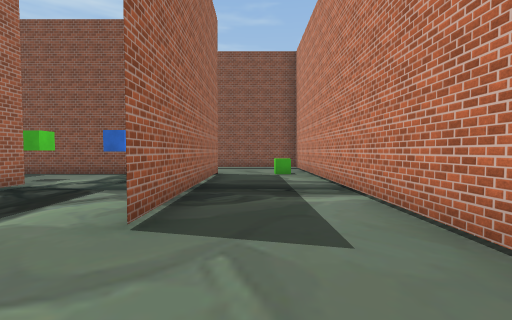
view 1 (above)

24 first-person views from a walk through a 3-D level made in the Unity game engine. The camera is 1.5 m above the floor, tilts 2° down and sees 90° across. The floor is counted in squares, 2 m on a side. Each view is taken from the middle of a square. On the plan, view 1 faces up. The plan holds only what a view shows up to about 9 squares ahead; the rest is blank. The player character is not drawn. Some surface patterns are stand-ins.

view 2
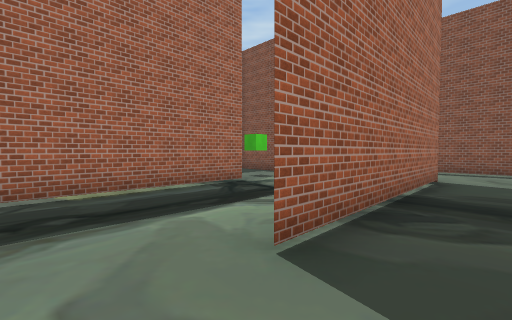

view 3
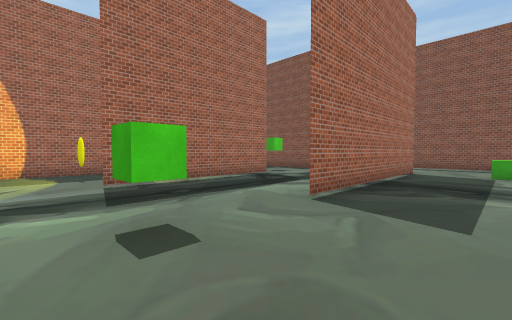

view 4
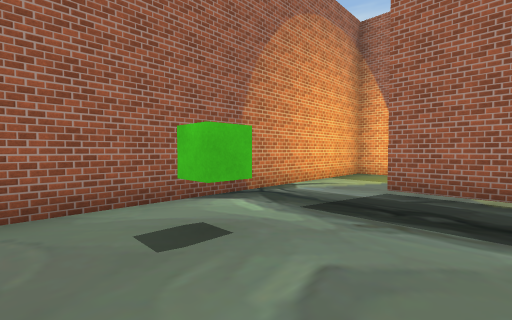

view 5
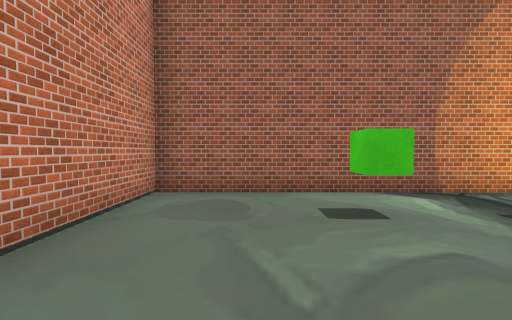

view 6
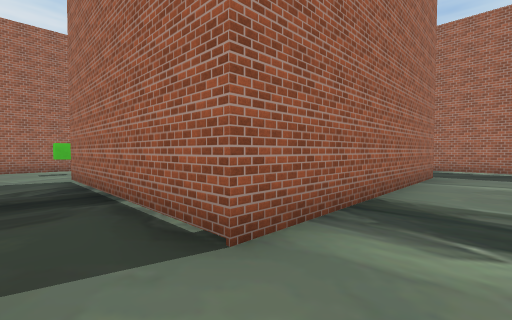

view 7
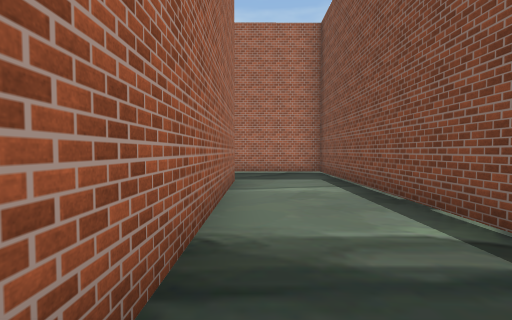

view 8
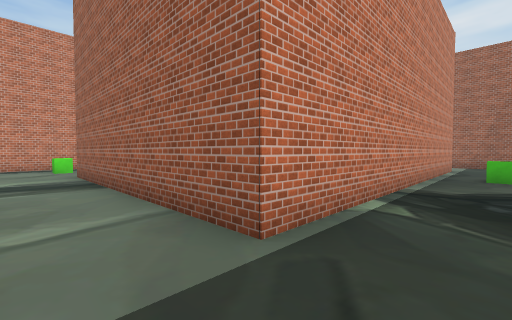

view 9
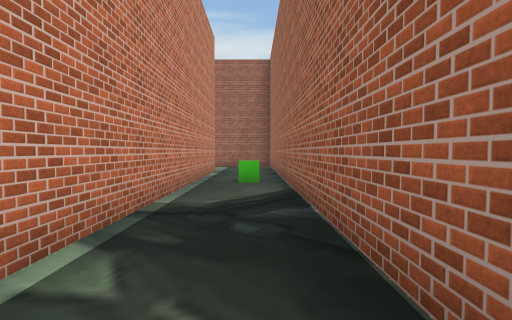

view 10
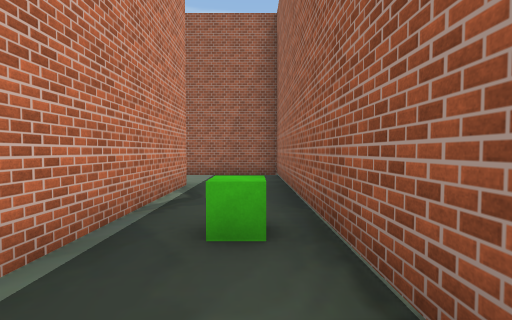

view 11
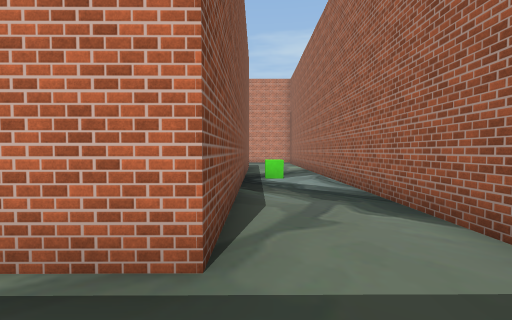

view 12
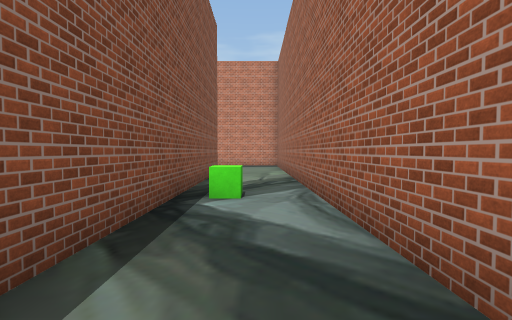

view 13
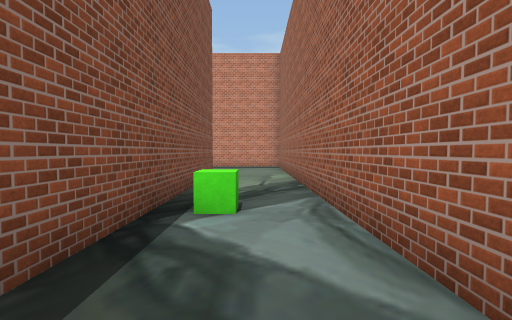

view 14
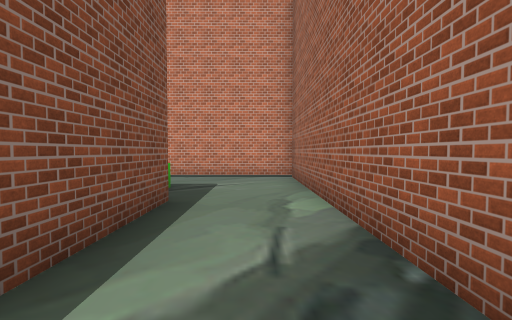

view 15
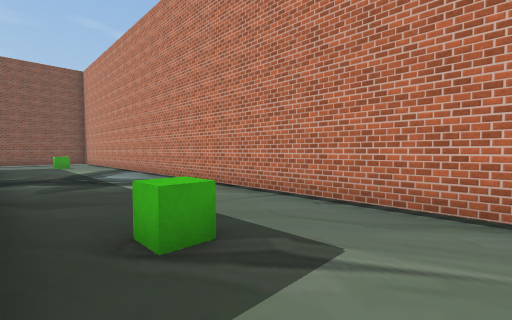

view 16
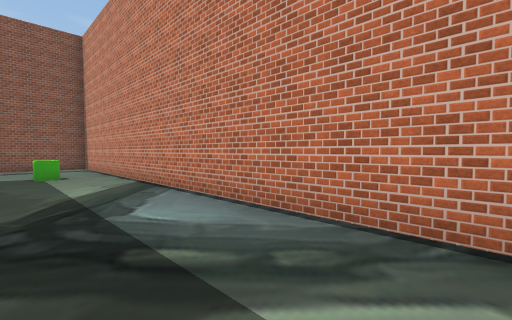

view 17
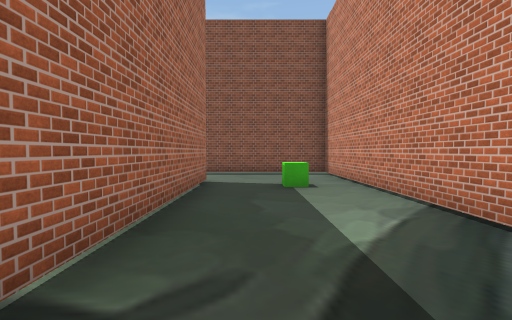

view 18
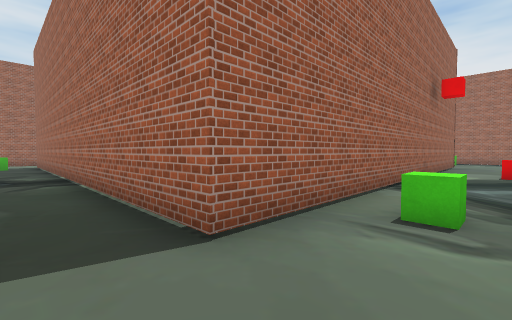

view 19
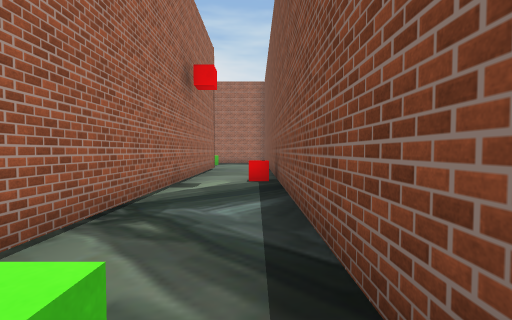

view 20
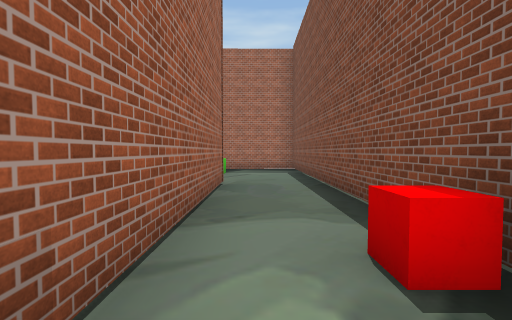

view 21
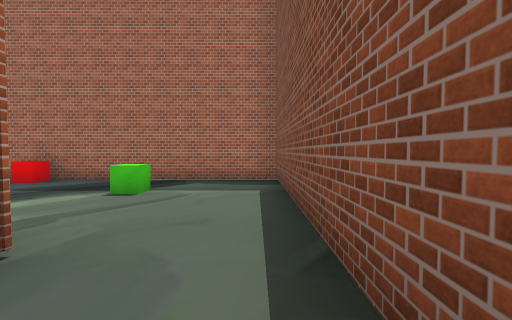

view 22
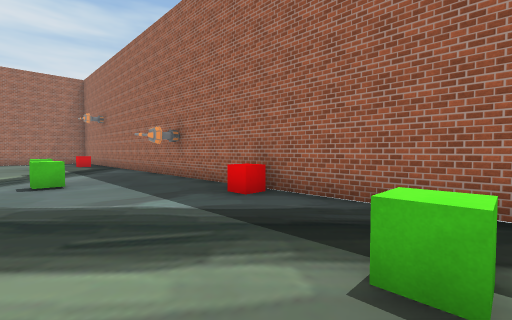

view 23
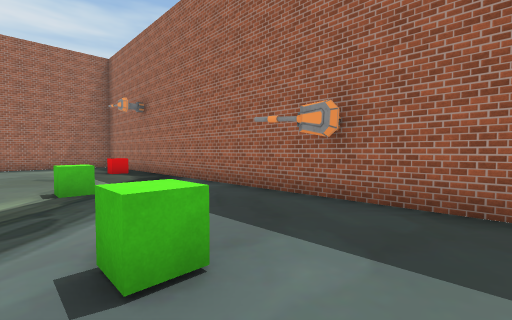

view 24
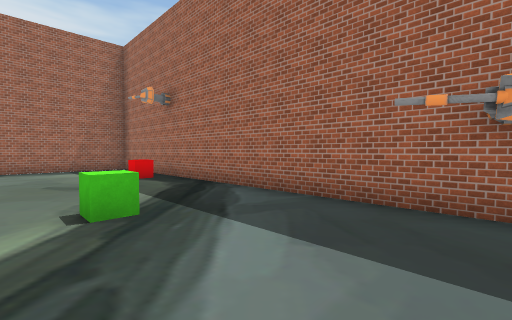

### Floor plan
Key: @ floor where view 1 was taken; # wall or solid block; . floor; C green cube; T thing the floor can be seen under or through; R red cube.
Columns run from 16 left of view 1 to 6 right of it. Each row starts with its distance up from view 1.
 14 ######################
 13 #........R...........#
 12 #...............C....#
 11 #.C..##############.C#
 10 #....#............#..#
  9 #....#............#..#.
  8 #....#.#########.C#..#.
  7 #R...#.#  ...  #..#..#.
  6 #....#.#  .... #..#..#.
  5 #....#. #  #...#..#..#.
  4 #..C.#..#  #...#..#..T.
  3 #....#..#  #...#..#..T.
  2 #....#C.#  #......#..T.
  1 #..C.#..#..#......#..T.
  0 #....#..#......C@.#..T.
 -1 #....#..#.........#C.T.
 -2 #....#..###########..T.
 -3 #R...#.......C.......T.
 -4 # ...#################.
 -5 # ...
 -6   ...
 -7    ..
 -8    ##

Positions as (right, up) in squares from view 1, and headings:
1: (0, 0), facing up
2: (0, 1), facing up-left
3: (1, -1), facing up-left
4: (0, 2), facing down-left
5: (0, 3), facing down
6: (0, 10), facing down-left
7: (-2, 9), facing left
8: (-10, 10), facing down-right
9: (-10, 8), facing down
10: (-10, 4), facing down
11: (-10, -2), facing right
12: (-7, -3), facing right
13: (-6, -3), facing right
14: (-2, -3), facing right
15: (2, -3), facing up-right
16: (3, 2), facing up-right
17: (3, 5), facing up
18: (3, 13), facing down-left
19: (0, 13), facing left
20: (-5, 12), facing left
21: (-9, 13), facing left
22: (-12, 11), facing down-left
23: (-12, 6), facing down-left
24: (-12, 4), facing down-left
